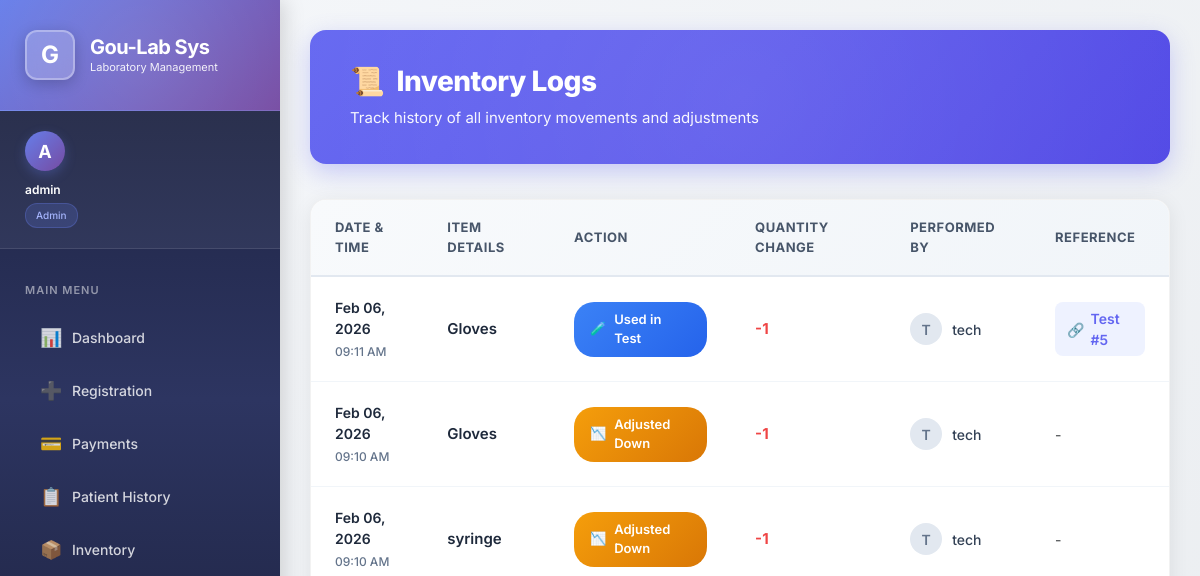
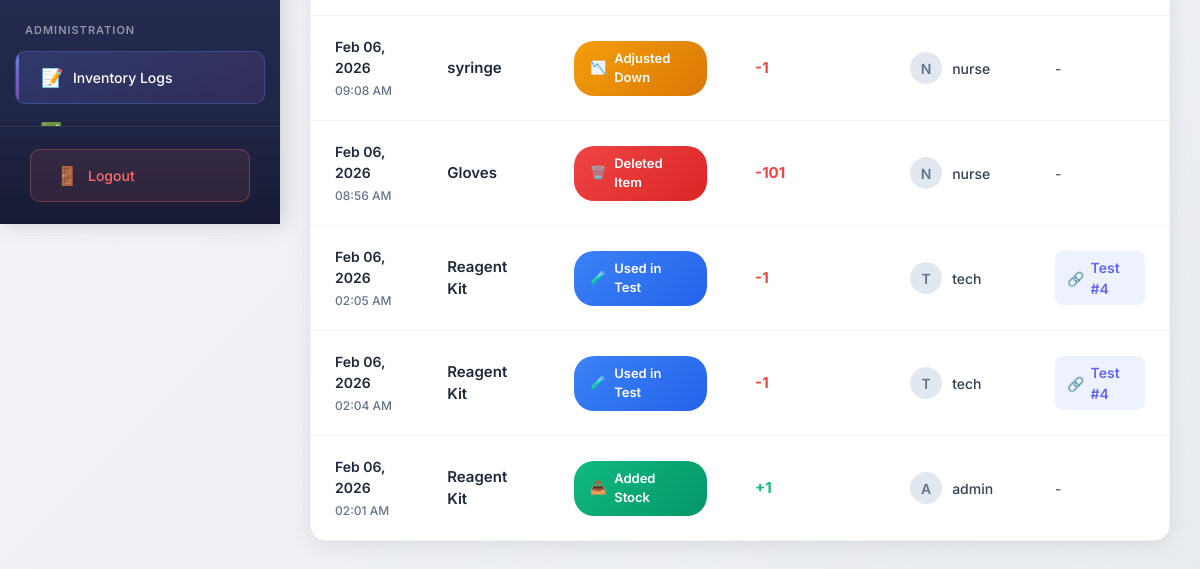
The app's page /inventory_logs (signed in), older data (2 pictures, top to bottom).
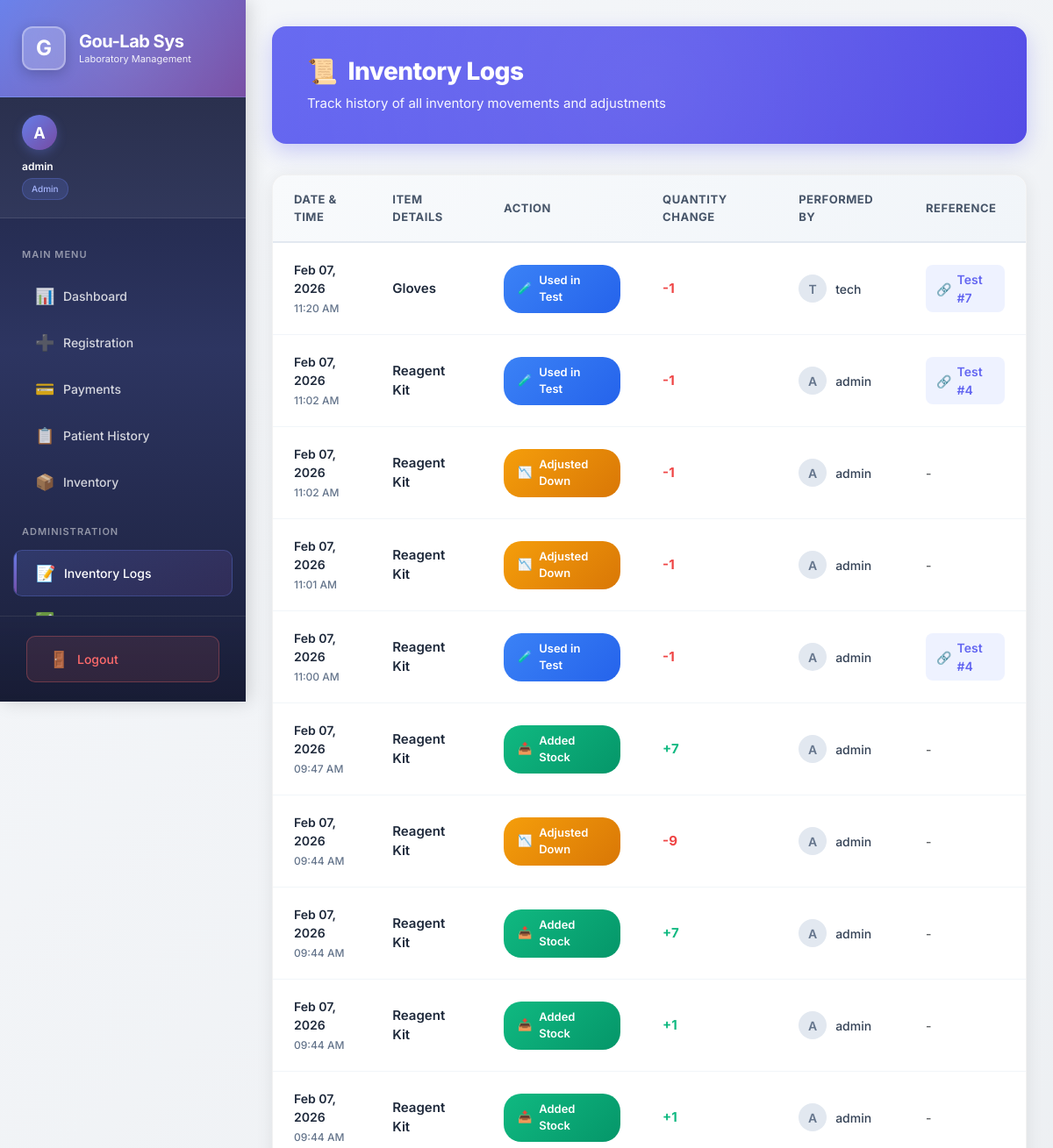
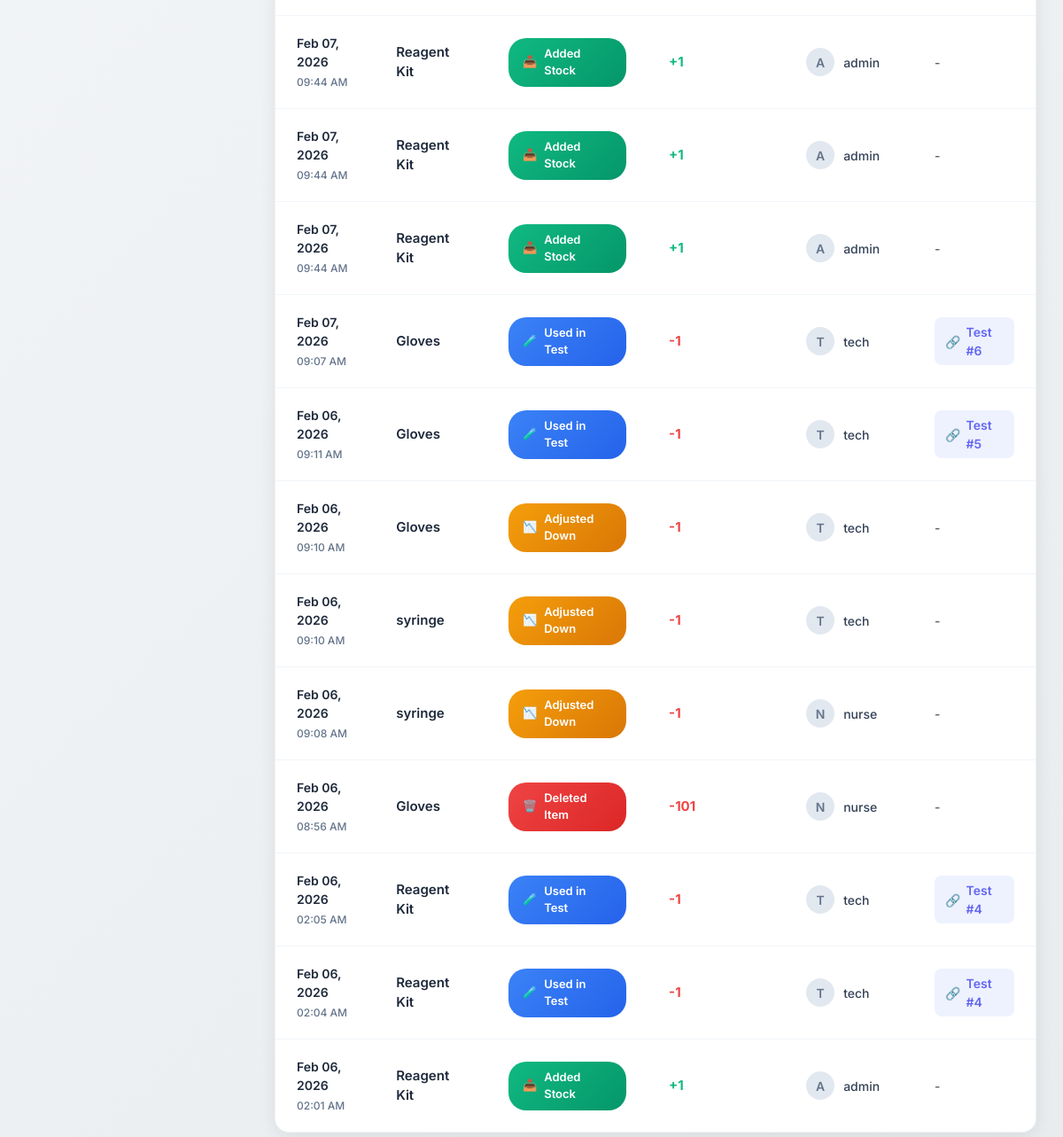
The same page, newer data (2 pictures, top to bottom).
### app.py (models this page shows)
class User(UserMixin, db.Model):
    id = db.Column(db.Integer, primary_key=True)
    username = db.Column(db.String(150), unique=True, nullable=False)
    password = db.Column(db.String(150), nullable=False) # In prod, hash this!
    role = db.Column(db.String(50), nullable=False) # 'Receptionist', 'Technician', 'Admin'

class InventoryLog(db.Model):
    id = db.Column(db.Integer, primary_key=True)
    item_name = db.Column(db.String(100), nullable=False)
    action = db.Column(db.String(50), nullable=False)  # 'added', 'reduced', 'used_for_test', 'deleted'
    quantity = db.Column(db.Integer, nullable=False)
    user = db.Column(db.String(100))
    test_id = db.Column(db.Integer, nullable=True)  # If used for a test
    timestamp = db.Column(db.DateTime, default=datetime.utcnow)

### app.py (the view)
@app.route('/inventory_logs')
@login_required
def inventory_logs():
    if current_user.role != 'Admin':
        flash('Access Denied')
        return redirect(url_for('dashboard'))
    logs = InventoryLog.query.order_by(InventoryLog.timestamp.desc()).limit(100).all()
    return render_template('inventory_logs.html', logs=logs)

### app.py (called while the page is built)
@login_manager.user_loader
def load_user(user_id):
    return User.query.get(int(user_id))

### templates/inventory_logs.html (shortened to what this page needs)
{% extends "layout.html" %}
{% block content %}
<div class="logs-container">
    <div class="page-header">
        <div class="page-header-content">
            <h2>
                <span>📜</span>
                Inventory Logs
            </h2>
            <p>Track history of all inventory movements and adjustments</p>
        </div>
    </div>
    <div class="logs-card">
        {% if logs %}
        <div class="table-responsive">
            <table class="table-custom">
                <thead>
                    <tr>
                        <th>Date & Time</th>
                        <th>Item Details</th>
                        <th>Action</th>
                        <th>Quantity Change</th>
                        <th>Performed By</th>
                        <th>Reference</th>
                    </tr>
                </thead>
                <tbody>
                    {% for log in logs %}
                    <tr>
                        <td>
                            <div class="log-date">
                                <span class="date-main">{{ log.timestamp.strftime('%b %d, %Y') }}</span>
                                <span class="date-sub">{{ log.timestamp.strftime('%I:%M %p') }}</span>
                            </div>
                        </td>
                        <td>
                            <div class="item-name">{{ log.item_name }}</div>
                        </td>
                        <td>
                            {% if log.action == 'added' or 'created' in log.action %}
                            <span class="action-badge added">
                                <span>📥</span> Added Stock
                            </span>
                            {% elif log.action == 'reduced' %}
                            <span class="action-badge reduced">
                                <span>📉</span> Adjusted Down
                            </span>
                            {% elif 'used' in log.action %}
                            <span class="action-badge used">
                                <span>🧪</span> Used in Test
                            </span>
                            {% elif 'deleted' in log.action %}
                            <span class="action-badge deleted">
                                <span>🗑️</span> Deleted Item
                            </span>
                            {% else %}
                            <span class="action-badge used">
                                <span>📝</span> {{ log.action|title }}
                            </span>
                            {% endif %}
                        </td>
                        <td>
                            {% if log.action == 'added' or 'created' in log.action %}
                            <span class="qty-change positive">+{{ log.quantity }}</span>
                            {% else %}
                            <span class="qty-change negative">-{{ log.quantity }}</span>
                            {% endif %}
                        </td>
                        <td>
                            <div class="log-user-info">
                                <div class="log-user-avatar">
                                    {{ log.user[:1].upper() if log.user else '?' }}
                                </div>
                                <span>{{ log.user }}</span>
                            </div>
                        </td>
                        <td>
                            {% if log.test_id %}
                            <a href="{{ url_for('test_results', test_id=log.test_id) }}" class="test-link">
                                <span>🔗</span> Test #{{ log.test_id }}
                            </a>
                            {% else %}
                            <span class="text-muted">-</span>
                            {% endif %}
                        </td>
                    </tr>
                    {% endfor %}
                </tbody>
            </table>
        </div>
        {% else %}
        <div class="empty-state">
            <div class="empty-state-icon">📝</div>
            <p>No inventory logs recorded yet</p>
        </div>
        {% endif %}
    </div>
</div>
{% endblock %}

### templates/layout.html (shortened to what this page needs)
<!DOCTYPE html>
<html lang="en">
<head>
    <link href="https://cdn.jsdelivr.net/npm/bootstrap@5.3.0/dist/css/bootstrap.min.css" rel="stylesheet">
</head>
<body>
    {% if current_user.is_authenticated %}
    <div class="sidebar">
        <div class="sidebar-header">
            <div class="logo-container">
                <div class="logo-icon">G</div>
                <div class="logo-text">
                    <h4>Gou-Lab Sys</h4>
                    <p>Laboratory Management</p>
                </div>
            </div>
        </div>
        <div class="user-profile">
            <div class="user-avatar">{{ current_user.username[0].upper() }}</div>
            <div class="user-info">
                <h6>{{ current_user.username }}</h6>
                <span class="user-role">{{ current_user.role }}</span>
            </div>
        </div>
        <div class="nav-section">
            <div class="nav-section-title">Main Menu</div>
            <a href="{{ url_for('dashboard') }}" class="nav-link-custom">
                <span class="nav-icon">📊</span>
                <span>Dashboard</span>
            </a>
            {% if current_user.role in ['Receptionist', 'Admin'] %}
            <a href="{{ url_for('register_patient') }}" class="nav-link-custom">
                <span class="nav-icon">➕</span>
                <span>Registration</span>
            </a>
            <a href="{{ url_for('payments') }}" class="nav-link-custom">
                <span class="nav-icon">💳</span>
                <span>Payments</span>
            </a>
            {% endif %}
            {% if current_user.role in ['Admin', 'Technician'] %}
            <a href="{{ url_for('patient_history') }}" class="nav-link-custom">
                <span class="nav-icon">📋</span>
                <span>Patient History</span>
            </a>
            {% endif %}
            <a href="{{ url_for('inventory') }}" class="nav-link-custom">
                <span class="nav-icon">📦</span>
                <span>Inventory</span>
            </a>
            {% if current_user.role == 'Admin' %}
            <div class="nav-section-title" style="margin-top: 15px;">Administration</div>
            <a href="{{ url_for('inventory_logs') }}" class="nav-link-custom">
                <span class="nav-icon">📝</span>
                <span>Inventory Logs</span>
            </a>
            <a href="{{ url_for('approve_results') }}" class="nav-link-custom">
                <span class="nav-icon">✅</span>
                <span>Approvals</span>
            </a>
            {% endif %}
        </div>
        <div class="logout-section">
            <a href="{{ url_for('logout') }}" class="nav-link-custom logout-link">
                <span class="nav-icon">🚪</span>
                <span>Logout</span>
            </a>
        </div>
    </div>
    {% endif %}
    <div class="main-content">
        {% block content %}{% endblock %}
    </div>
</body>
</html>

### templates/layout.html (style rules this page uses)
* { margin: 0; padding: 0; box-sizing: border-box; }
body { font-family: 'Inter', -apple-system, BlinkMacSystemFont, 'Segoe UI', Roboto, sans-serif; background: linear-gradient(135deg, #f5f7fa 0%, #e9ecef 100%); min-height: 100vh; overflow-x: hidden; }
.sidebar { position: fixed; left: 0; top: 0; height: 100vh; width: 280px; background: linear-gradient(180deg, #1a1f3a 0%, #2d3561 50%, #1a1f3a 100%); color: white; padding: 0; box-shadow: 4px 0 20px rgba(0, 0, 0, 0.15); z-index: 1000; overflow-y: auto; overflow-x: hidden; transition: all 0.3s ease; display: flex; flex-direction: column; }
.sidebar { scrollbar-width: none; -ms-overflow-style: none; }
.nav-section { scrollbar-width: none; -ms-overflow-style: none; }
.sidebar-header { padding: 30px 25px; background: linear-gradient(135deg, #667eea 0%, #764ba2 100%); border-bottom: 1px solid rgba(255, 255, 255, 0.1); position: relative; overflow: hidden; }
.sidebar-header::before { content: ''; position: absolute; top: -50%; right: -50%; width: 200%; height: 200%; background: radial-gradient(circle, rgba(255, 255, 255, 0.1) 0%, transparent 70%); animation: pulse 15s ease-in-out infinite; }
.logo-container { display: flex; align-items: center; gap: 15px; position: relative; z-index: 1; }
.logo-icon { width: 50px; height: 50px; background: rgba(255, 255, 255, 0.2); backdrop-filter: blur(10px); border: 2px solid rgba(255, 255, 255, 0.3); border-radius: 12px; display: flex; align-items: center; justify-content: center; font-size: 24px; font-weight: 700; color: white; box-shadow: 0 4px 15px rgba(0, 0, 0, 0.2); }
.logo-text h4 { font-size: 20px; font-weight: 700; margin: 0; letter-spacing: -0.5px; }
.logo-text p { font-size: 11px; margin: 0; opacity: 0.9; font-weight: 400; }
.user-profile { padding: 20px 25px; background: rgba(255, 255, 255, 0.05); border-bottom: 1px solid rgba(255, 255, 255, 0.1); margin-bottom: 10px; }
.user-avatar { width: 40px; height: 40px; background: linear-gradient(135deg, #667eea 0%, #764ba2 100%); border-radius: 50%; display: flex; align-items: center; justify-content: center; font-size: 18px; font-weight: 700; margin-bottom: 12px; box-shadow: 0 4px 12px rgba(102, 126, 234, 0.3); }
.user-info h6 { font-size: 12px; font-weight: 600; margin: 0 0 4px 0; color: white; }
.user-role { display: inline-block; font-size: 10px; padding: 4px 10px; background: rgba(102, 126, 234, 0.2); border: 1px solid rgba(102, 126, 234, 0.3); border-radius: 12px; color: #a5b4fc; font-weight: 500; }
.nav-section { padding: 15px 0; flex: 1; overflow-y: auto; }
.nav-section-title { padding: 8px 25px; font-size: 11px; font-weight: 600; text-transform: uppercase; letter-spacing: 1px; color: rgba(255, 255, 255, 0.5); margin-bottom: 5px; }
.nav-link-custom { color: rgba(255, 255, 255, 0.8); text-decoration: none; display: flex; align-items: center; padding: 12px 25px; margin: 2px 15px; border-radius: 10px; font-size: 14px; font-weight: 500; transition: all 0.3s ease; position: relative; overflow: hidden; }
.nav-link-custom::before { content: ''; position: absolute; left: 0; top: 0; height: 100%; width: 3px; background: linear-gradient(135deg, #667eea 0%, #764ba2 100%); transform: scaleY(0); transition: transform 0.3s ease; }
.nav-link-custom.active { background: linear-gradient(135deg, rgba(102, 126, 234, 0.2) 0%, rgba(118, 75, 162, 0.2) 100%); color: white; border: 1px solid rgba(102, 126, 234, 0.3); }
.nav-link-custom.active::before { transform: scaleY(1); }
.nav-icon { margin-right: 12px; font-size: 18px; width: 20px; text-align: center; }
.logout-section { flex-shrink: 0; padding: 20px 15px; border-top: 1px solid rgba(255, 255, 255, 0.1); background: linear-gradient(180deg, transparent 0%, rgba(0, 0, 0, 0.1) 100%); }
.logout-link { color: #ff6b6b; background: rgba(255, 107, 107, 0.1); border: 1px solid rgba(255, 107, 107, 0.3); }
.main-content { margin-left: 280px; padding: 30px; min-height: 100vh; transition: all 0.3s ease; }

Row changes from the older to the newer data that the page shows:
added InventoryLog: timestamp "Feb 07, 2026", timestamp "11:20 AM", item_name "Gloves", action "Used in Test", quantity "1", user "T", user "tech", test_id "7"
added InventoryLog: timestamp "Feb 07, 2026", timestamp "11:02 AM", item_name "Reagent Kit", action "Used in Test", quantity "1", user "A", user "admin", test_id "4"
added InventoryLog: timestamp "Feb 07, 2026", timestamp "11:02 AM", item_name "Reagent Kit", action "Adjusted Down", quantity "1", user "A", user "admin"
added InventoryLog: timestamp "Feb 07, 2026", timestamp "11:01 AM", item_name "Reagent Kit", action "Adjusted Down", quantity "1", user "A", user "admin"
added InventoryLog: timestamp "Feb 07, 2026", timestamp "11:00 AM", item_name "Reagent Kit", action "Used in Test", quantity "1", user "A", user "admin", test_id "4"
added InventoryLog: timestamp "Feb 07, 2026", timestamp "09:47 AM", item_name "Reagent Kit", action "Added Stock", quantity "7", user "A", user "admin"
added InventoryLog: timestamp "Feb 07, 2026", timestamp "09:44 AM", item_name "Reagent Kit", action "Adjusted Down", quantity "9", user "A", user "admin"
added InventoryLog: timestamp "Feb 07, 2026", timestamp "09:44 AM", item_name "Reagent Kit", action "Added Stock", quantity "7", user "A", user "admin"
added InventoryLog: timestamp "Feb 07, 2026", timestamp "09:44 AM", item_name "Reagent Kit", action "Added Stock", quantity "1", user "A", user "admin"
added InventoryLog: timestamp "Feb 07, 2026", timestamp "09:44 AM", item_name "Reagent Kit", action "Added Stock", quantity "1", user "A", user "admin"
added InventoryLog: timestamp "Feb 07, 2026", timestamp "09:44 AM", item_name "Reagent Kit", action "Added Stock", quantity "1", user "A", user "admin"
added InventoryLog: timestamp "Feb 07, 2026", timestamp "09:44 AM", item_name "Reagent Kit", action "Added Stock", quantity "1", user "A", user "admin"
added InventoryLog: timestamp "Feb 07, 2026", timestamp "09:44 AM", item_name "Reagent Kit", action "Added Stock", quantity "1", user "A", user "admin"
added InventoryLog: timestamp "Feb 07, 2026", timestamp "09:07 AM", item_name "Gloves", action "Used in Test", quantity "1", user "T", user "tech", test_id "6"
